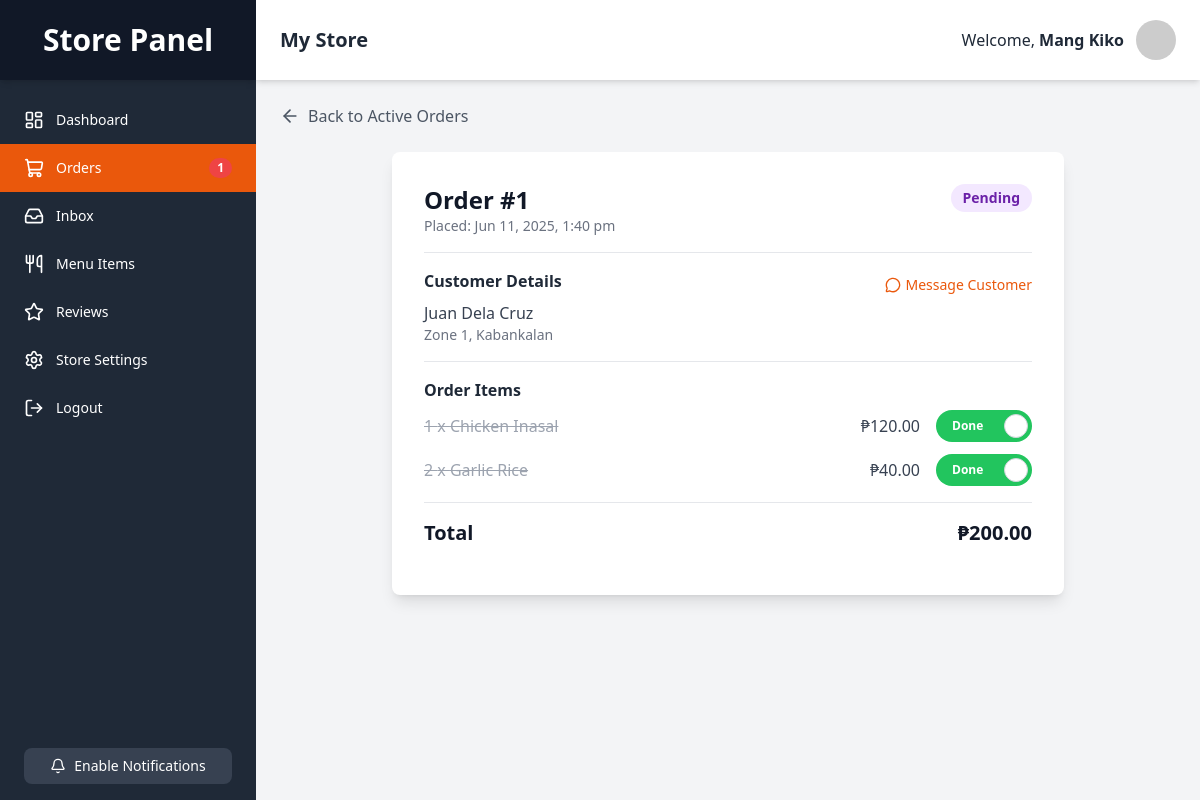
The page /store/view_order.php?id=1 (signed in) on the database its author committed.
### tables this page shows
CREATE TABLE `orders` (
  `id` INT NOT NULL AUTO_INCREMENT,
  `group_order_id` VARCHAR(255) NULL DEFAULT NULL,
  `customer_id` INT NOT NULL,
  `restaurant_id` INT NOT NULL,
  `rider_id` INT DEFAULT NULL,  
  `delivery_address` VARCHAR(255) NOT NULL,
  `total_amount` DECIMAL(10, 2) NOT NULL,
  `status` ENUM('pending', 'preparing', 'out_for_delivery', 'delivered', 'cancelled') NOT NULL DEFAULT 'pending',
  `status_viewed_by_customer` BOOLEAN NOT NULL DEFAULT TRUE,
  `payment_method` VARCHAR(50) NOT NULL DEFAULT 'cod',
  `delivery_notes` TEXT DEFAULT NULL,
  `order_date` TIMESTAMP NOT NULL DEFAULT CURRENT_TIMESTAMP,
  PRIMARY KEY (`id`),
  FOREIGN KEY (`customer_id`) REFERENCES `users`(`id`) ON DELETE CASCADE,
  FOREIGN KEY (`restaurant_id`) REFERENCES `restaurants`(`id`) ON DELETE CASCADE,
  FOREIGN KEY (`rider_id`) REFERENCES `users`(`id`) ON DELETE SET NULL
);

CREATE TABLE `users` (
  `id` INT NOT NULL AUTO_INCREMENT,
  `full_name` VARCHAR(255) NOT NULL,
  `email` VARCHAR(255) NOT NULL,
  `phone_number` VARCHAR(25) NULL DEFAULT NULL,
  `complete_address` TEXT NULL DEFAULT NULL,
  `password` VARCHAR(255) NOT NULL,
  `role` ENUM('customer', 'rider', 'store') NOT NULL,
  `address` VARCHAR(255) DEFAULT NULL,
  `city` VARCHAR(255) DEFAULT NULL,
  `latitude` DECIMAL(10, 8) DEFAULT NULL,
  `longitude` DECIMAL(11, 8) DEFAULT NULL,
  `show_activities` BOOLEAN NOT NULL DEFAULT FALSE,
  `account_type` VARCHAR(50) NOT NULL DEFAULT 'free',
  `created_at` TIMESTAMP NOT NULL DEFAULT CURRENT_TIMESTAMP,
  PRIMARY KEY (`id`),
  UNIQUE INDEX `email_UNIQUE` (`email`)
);

CREATE TABLE `order_items` (
  `id` INT NOT NULL AUTO_INCREMENT,
  `order_id` INT NOT NULL,
  `item_id` INT NOT NULL,
  `quantity` INT NOT NULL DEFAULT 1,
  `price_per_item` DECIMAL(10, 2) NOT NULL,  
  `is_prepared` BOOLEAN NOT NULL DEFAULT FALSE,
  PRIMARY KEY (`id`),
  FOREIGN KEY (`order_id`) REFERENCES `orders`(`id`) ON DELETE CASCADE,
  FOREIGN KEY (`item_id`) REFERENCES `menu_items`(`id`) ON DELETE CASCADE
);

CREATE TABLE `menu_items` (
  `id` INT NOT NULL AUTO_INCREMENT,
  `restaurant_id` INT NOT NULL,
  `name` VARCHAR(255) NOT NULL,
  `description` TEXT DEFAULT NULL,
  `price` DECIMAL(10, 2) NOT NULL,
  `image_url` VARCHAR(255) DEFAULT NULL,
  `category` VARCHAR(100) DEFAULT 'Main Course',  
  `is_available` BOOLEAN NOT NULL DEFAULT TRUE,
  `created_at` TIMESTAMP NOT NULL DEFAULT CURRENT_TIMESTAMP,
  PRIMARY KEY (`id`),
  FOREIGN KEY (`restaurant_id`) REFERENCES `restaurants`(`id`) ON DELETE CASCADE
);

### store/view_order.php (the view, shortened to what this page needs)
<?php
$link = mysqli_connect(DB_HOST, DB_USER, DB_PASS, DB_NAME);
$order_id = trim($_GET['id']);
$store_owner_id = $_SESSION['id'];
$order_details = null;
$order_items = [];
$sql_order = "
    SELECT
        o.id, o.customer_id, o.order_date, o.total_amount, o.status, o.payment_method, o.delivery_address,
        u.full_name as customer_name
    FROM orders o
    JOIN restaurants r ON o.restaurant_id = r.id
    JOIN users u ON o.customer_id = u.id
    WHERE o.id = ? AND r.user_id = ?";
if ($stmt = mysqli_prepare($link, $sql_order)) {
    mysqli_stmt_bind_param($stmt, "ii", $order_id, $store_owner_id);
    mysqli_stmt_execute($stmt);
    $result = mysqli_stmt_get_result($stmt);
    if (mysqli_num_rows($result) == 1) {
        $order_details = mysqli_fetch_assoc($result);
    } else {
        header("location: store/orders.php"); exit;
    }
}
if ($order_details) {
    $sql_items = "SELECT oi.id as order_item_id, oi.quantity, oi.price_per_item, oi.is_prepared, mi.name as item_name FROM order_items oi JOIN menu_items mi ON oi.item_id = mi.id WHERE oi.order_id = ?";
    if($stmt_items = mysqli_prepare($link, $sql_items)) {
        mysqli_stmt_bind_param($stmt_items, "i", $order_id);
        mysqli_stmt_execute($stmt_items);
        $result_items = mysqli_stmt_get_result($stmt_items);
        while($item = mysqli_fetch_assoc($result_items)) {
            $order_items[] = $item;
        }
    }
} else {
    header("location: store/orders.php");
    exit;
}
?>
<!DOCTYPE html>
<html lang="en">
<head>
    <script src="https://cdn.tailwindcss.com"></script>
    <link rel="stylesheet" href="../style.css">
</head>
<body class="bg-gray-100 font-sans">
    <div class="flex h-screen bg-gray-100">
        <?php require_once 'partials/sidebar.php'; ?>
        <div class="flex flex-col flex-1 overflow-y-auto">
            <?php require_once 'partials/header.php'; ?>
            <div class="p-4 md:p-6">
                <a href="orders_active.php" class="flex items-center text-gray-600 hover:text-orange-600 mb-6 font-medium"><i data-lucide="arrow-left" class="w-5 h-5 mr-2"></i>Back to Active Orders</a>
                <div class="max-w-2xl mx-auto bg-white rounded-lg shadow-lg p-6 md:p-8">
                    <div class="flex justify-between items-start border-b pb-4">
                        <div>
                            <h1 class="text-2xl font-bold text-gray-900">Order #<?php echo $order_details['id']; ?></h1>
                            <p class="text-sm text-gray-500">Placed: <?php echo date("M d, Y, g:i a", strtotime($order_details['order_date'])); ?></p>
                        </div>
                        <span id="order-status-badge" class="px-3 py-1 text-sm font-semibold rounded-full <?php echo $order_details['status'] == 'preparing' ? 'bg-blue-100 text-blue-800' : 'bg-purple-100 text-purple-800'; ?>"><?php echo htmlspecialchars(ucfirst(str_replace('_', ' ', $order_details['status']))); ?></span>
                    </div>
                    <div class="py-4 border-b">
                        <div class="flex justify-between items-center">
                             <h2 class="font-semibold text-gray-800 mb-2">Customer Details</h2>
                             <a href="messages.php?order_id=<?php echo $order_details['id']; ?>&receiver_id=<?php echo $order_details['customer_id']; ?>" class="flex items-center text-sm font-medium text-orange-600 hover:underline"><i data-lucide="message-circle" class="w-4 h-4 mr-1"></i>Message Customer</a>
                        </div>
                        <p class="text-gray-700"><?php echo htmlspecialchars($order_details['customer_name']); ?></p>
                        <p class="text-gray-500 text-sm"><?php echo htmlspecialchars($order_details['delivery_address']); ?></p>
                    </div>
                    <div class="py-4">
                        <h2 class="font-semibold text-gray-800 mb-2">Order Items</h2>
                        <div class="space-y-3">
                            <?php foreach($order_items as $item): ?>
                            <div class="flex justify-between items-center text-gray-700">
                                <div class="item-text-container"><span class="<?php if($item['is_prepared']) echo 'line-through text-gray-400'; ?>"><?php echo $item['quantity']; ?> x <?php echo htmlspecialchars($item['item_name']); ?></span></div>
                                <div class="flex items-center space-x-4">
                                     <span>₱<?php echo number_format($item['price_per_item'] * $item['quantity'], 2); ?></span>
                                     <label class="relative inline-flex items-center cursor-pointer"><div class="w-24 h-8 bg-gray-300 rounded-full peer peer-checked:bg-green-500 transition-colors duration-300"></div><div class="absolute top-1 left-1 bg-white border-gray-300 border rounded-full h-6 w-6 transition-transform duration-300 peer-checked:translate-x-16"></div><span class="absolute text-xs font-bold text-white left-4 top-1/2 -translate-y-1/2 opacity-0 peer-checked:opacity-100 transition-opacity">Done</span></label>
                                </div>
                            </div>
                            <?php endforeach; ?>
                        </div>
                         <div class="border-t my-4"></div>
                         <div class="flex justify-between font-bold text-xl text-gray-900"><span>Total</span><span>₱<?php echo number_format($order_details['total_amount'], 2); ?></span></div>
                    </div>
                </div>
            </div>
        </div>
    </div>
</body>
</html>

### style.css (style rules this page uses)
body { font-family: 'Inter', sans-serif; }

### rows shown on the page
orders: id "1", order_date "Jun 11, 2025, 1:40 pm", status "Pending", customer.full_name "Juan Dela Cruz", delivery_address "Zone 1, Kabankalan", total_amount "200.00"
order_items: quantity "1", item.name "Chicken Inasal", $item['price_per_item']*$item['quantity'] "120.00"
order_items: quantity "2", item.name "Garlic Rice", $item['price_per_item'] * $item['quantity'] "40.00"

### other values the page prints
$new_order_count "1"
$store_name "My Store"
$_SESSION["name"] "Mang Kiko"
